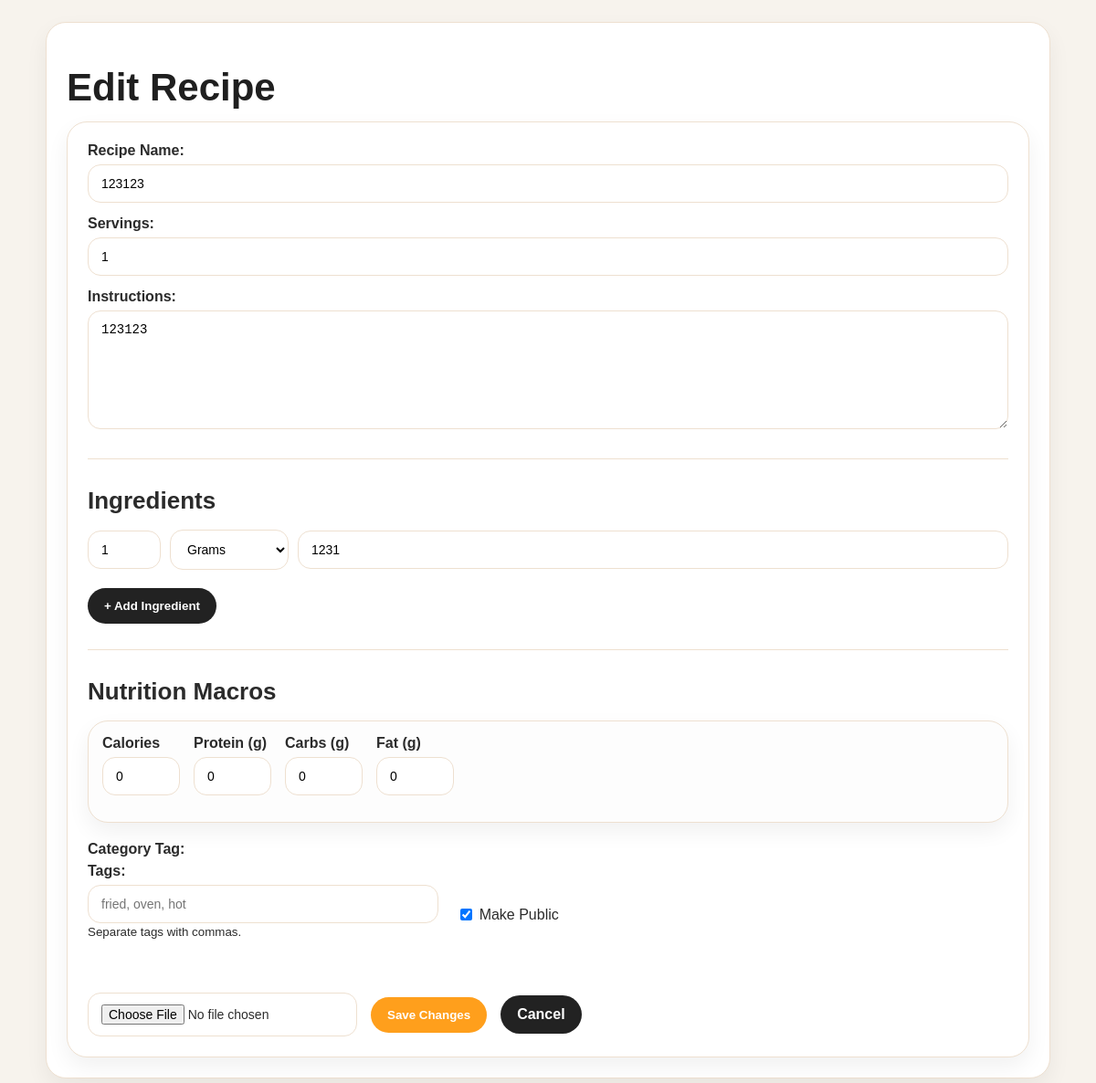
The app's page /edit_recipe/1 (signed in) with its own data.
### app.py (models this page shows)
class Recipe(db.Model):
    id = db.Column(db.Integer, primary_key=True)
    name = db.Column(db.String(100), nullable=False)
    servings = db.Column(db.Integer, nullable=False)
    instructions = db.Column(db.Text, nullable=True)
    ingredients = db.relationship(
        'Ingredient',
        backref='recipe',
        lazy=True,
        cascade="all, delete-orphan"
    )
    calories = db.Column(db.Integer, default=0, nullable=True)
    protein = db.Column(db.Integer, default=0, nullable=True)
    carbs = db.Column(db.Integer, default=0, nullable=True)
    fat = db.Column(db.Integer, default=0, nullable=True)
    tags = db.Column(db.String(200), nullable=True)
    is_public = db.Column(db.Boolean, default=False)
    user_id = db.Column(db.Integer, db.ForeignKey('user.id'), nullable=False)
    image_filename = db.Column(db.String(255), nullable=True)
    forked_from = db.Column(db.String(80), nullable=True)
    ratings = db.relationship(
        'Rating',
        backref='recipe',
        lazy=True,
        cascade="all, delete-orphan"
    )
    comments = db.relationship(
        'Comment',
        backref='recipe',
        lazy=True,
        cascade="all, delete-orphan"
    )

class Ingredient(db.Model):
    id = db.Column(db.Integer, primary_key=True)
    name = db.Column(db.String(100), nullable=False)
    quantity = db.Column(db.String(50), nullable=False)
    unit = db.Column(db.String(20), nullable=False)
    recipe_id = db.Column(db.Integer, db.ForeignKey('recipe.id'), nullable=False)

### app.py (the view, shortened to what this page needs)
@app.route('/edit_recipe/<int:recipe_id>', methods=['GET', 'POST'])
def edit_recipe(recipe_id):
    recipe = Recipe.query.get_or_404(recipe_id)
    if 'user_id' not in session or recipe.user_id != session['user_id']:
        return "Unauthorized", 403
    return render_template('edit_recipe.html', recipe=recipe)

### app.py (called while the page is built)
@app.before_request
def clear_stale_session():
    if 'user_id' in session:
        user = User.query.get(session['user_id'])
        if not user:
            session.clear()

### templates/edit_recipe.html (shortened to what this page needs)
<!DOCTYPE html>
<html>
<head>
    <link rel="stylesheet" href="{{ url_for('static', filename='style.css') }}">
</head>
<body class="page-body">
    <div class="container form-container">
        <h1 class="page-title">Edit Recipe</h1>
        <div class="card form-card">
            <form method="POST" action="/edit_recipe/{{ recipe.id }}" enctype="multipart/form-data">
                <div class="form-group">
                    <label class="form-label">Recipe Name:</label>
                    <input class="form-input" type="text" name="name" value="{{ recipe.name }}" required>
                </div>
                <div class="form-group">
                    <label class="form-label">Servings:</label>
                    <input class="form-input" type="number" name="servings" value="{{ recipe.servings }}" min="1">
                </div>
                <div class="form-group">
                    <label class="form-label">Instructions:</label>
                    <textarea class="form-textarea" name="instructions">{{ recipe.instructions }}</textarea>
                </div>
                <hr class="divider">
                <h3 class="section-title">Ingredients</h3>
                <div id="ingredient-container">
                    {% for ing in recipe.ingredients %}
                    <div class="ingredient-row form-row" style="display: flex; gap: 10px; margin-bottom: 10px;">
                        <input class="form-input ing-qty" type="text" name="ing_qty" value="{{ ing.quantity }}" placeholder="Qty" style="width: 80px;">
                        <select class="form-select ing-unit" name="ing_unit" style="width: 130px;">
                            {% for unit_val, unit_label in [('tsp', 'Teaspoon'), ('tbsp', 'Tablespoon'), ('cup', 'Cup'), ('g', 'Grams'), ('oz', 'Ounces'), ('ml', 'Milliliters'), ('lb', 'Pounds'), ('pinch', 'Pinch'), ('piece', 'Piece')] %}
                                <option value="{{ unit_val }}" {% if ing.unit == unit_val %}selected{% endif %}>{{ unit_label }}</option>
                            {% endfor %}
                        </select>
                        <input class="form-input" type="text" name="ing_name" value="{{ ing.name }}" placeholder="Ingredient Name" style="flex: 1;">
                    </div>
                    {% endfor %}
                </div>
                <button class="btn btn-secondary" type="button" id="add-ingredient-btn" style="margin-top: 10px;">
                    + Add Ingredient
                </button>
                <hr class="divider">
                <h3 class="section-title">Nutrition Macros</h3>
                <div class="form-row card" style="background: #fdfdfd; padding: 15px; border: 1px solid var(--border); display: flex; gap: 15px; flex-wrap: wrap;">
                    <div class="form-group">
                        <label class="form-label">Calories</label>
                        <input class="form-input" type="number" name="calories" value="{{ recipe.calories or 0 }}" style="width: 85px;">
                    </div>
                    <div class="form-group">
                        <label class="form-label">Protein (g)</label>
                        <input class="form-input" type="number" name="protein" value="{{ recipe.protein or 0 }}" style="width: 85px;">
                    </div>
                    <div class="form-group">
                        <label class="form-label">Carbs (g)</label>
                        <input class="form-input" type="number" name="carbs" value="{{ recipe.carbs or 0 }}" style="width: 85px;">
                    </div>
                    <div class="form-group">
                        <label class="form-label">Fat (g)</label>
                        <input class="form-input" type="number" name="fat" value="{{ recipe.fat or 0 }}" style="width: 85px;">
                    </div>
                </div>
                <div class="form-row" style="display: flex; gap: 20px; align-items: center; margin-top: 20px;">
                    <div class="form-group">
                        <label class="form-label">Category Tag:</label>
                        <div class="form-group">
                            <label class="form-label">Tags:</label>
                            <input  class="form-input" type="text" name="tags" value="{{ recipe.tags or '' }}" placeholder="fried, oven, hot">
                            <small>Separate tags with commas.</small>
                        </div>
                    </div>
                    <label class="checkbox-label" style="display: flex; align-items: center; gap: 5px; cursor: pointer; margin-top: 25px;">
                        <input type="checkbox" name="is_public" {% if recipe.is_public %}checked{% endif %}>
                        Make Public
                    </label>
                </div>
                <div class="form-row" style="margin-top: 30px; gap: 15px;">
                    <input type="file" name="recipe_image" accept="image/*">
                    <button class="btn btn-primary" type="submit">Save Changes</button>
                    <a href="{{ url_for('index') }}" class="btn btn-secondary" style="text-decoration: none; text-align: center;">Cancel</a>
                </div>
            </form>
        </div>
    </div>
</body>
</html>

### static/style.css (style rules this page uses)
:root { --orange: #ff9f1c; --dark: #1f1f1f; --text: #2b2b2b; --muted: #777; --bg: #f7f3ed; --card: #ffffff; --border: #eee0d0; }
body, .page-body { font-family: Arial, sans-serif; max-width: 1100px; margin: 0 auto; padding: 24px; background: var(--bg); color: var(--text); }
.container, .feed-container, .dashboard-container, .recipe-container, .search-container, .form-container { max-width: 1100px; margin: 0 auto; }
.card, .recipe-card, .form-card, .search-result-item, .form-container { background: var(--card); border: 1px solid var(--border); border-radius: 22px; padding: 22px; box-shadow: 0 10px 25px rgba(0, 0, 0, 0.06); }
.page-title, .form-title { font-size: 42px; line-height: 1; margin-bottom: 16px; color: var(--dark); }
.section-title { font-size: 26px; margin-top: 30px; margin-bottom: 16px; }
.divider { border: none; border-top: 1px solid var(--border); margin: 28px 0; }
.form-input, .form-select, .form-textarea, input, select, textarea { padding: 12px 14px; border: 1px solid var(--border); border-radius: 14px; font-size: 14px; background: white; }
.form-input, .form-textarea { width: 100%; box-sizing: border-box; }
.form-label, .section-label { font-weight: 700; margin-bottom: 6px; display: block; }
.form-group { margin-bottom: 14px; }
.form-row, .ingredient-row, .comment-input-row, .search-form { display: flex; gap: 12px; align-items: center; flex-wrap: wrap; }
.form-textarea, textarea { min-height: 130px; resize: vertical; }
.btn, button { border: none; border-radius: 999px; padding: 12px 18px; font-weight: 700; cursor: pointer; }
.btn-primary { background: var(--orange); color: white; }
.btn-secondary { background: #222; color: white; }

### records on screen
Recipe: name "123123", servings "1", instructions "123123", calories "0", protein "0", carbs "0", fat "0", is_public "☑"
Ingredient: ing_qty "1", ing_unit "Grams", ing_name "1231"
